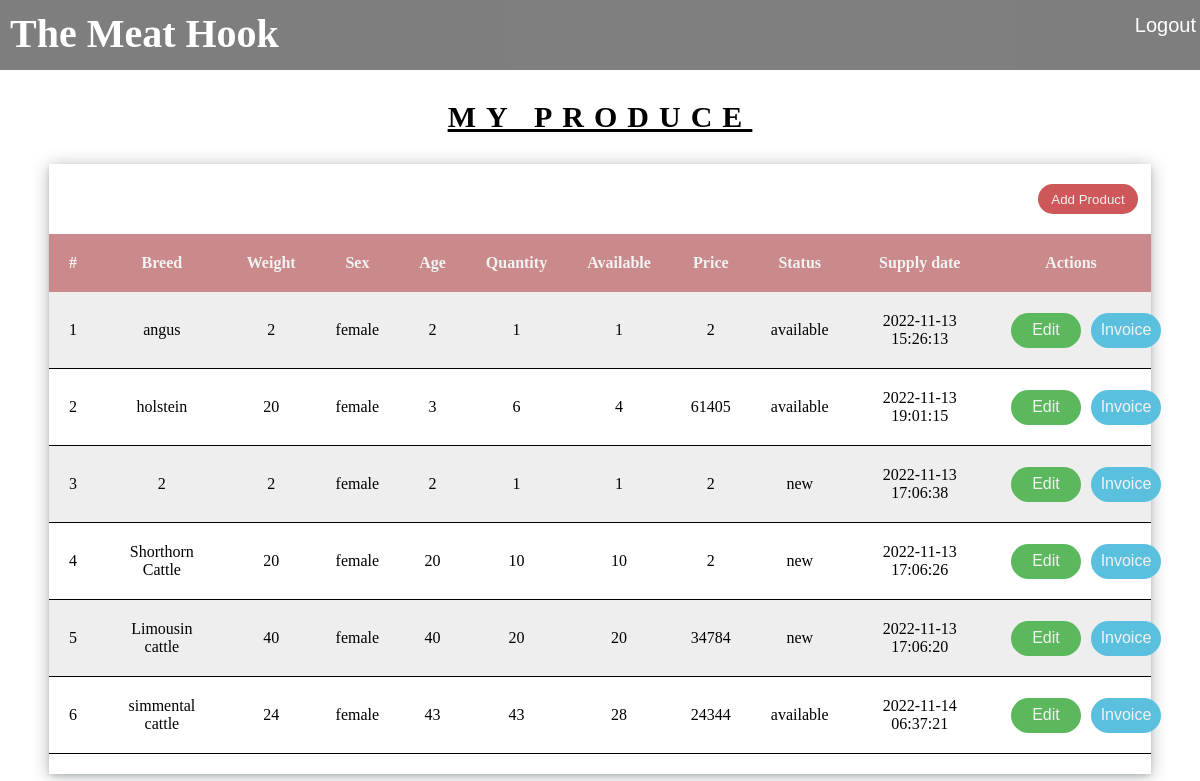
The page /supplier/index.php (signed in) on the database its author committed.
### tables this page shows
CREATE TABLE `animals` (
  `id` int(11) NOT NULL,
  `supplier` varchar(255) NOT NULL,
  `breed` varchar(255) NOT NULL,
  `weight` int(255) NOT NULL,
  `sex` varchar(255) NOT NULL,
  `age` int(255) NOT NULL,
  `number` int(255) NOT NULL,
  `available_quantity` int(255) NOT NULL,
  `price` float NOT NULL,
  `type` varchar(255) NOT NULL,
  `status` varchar(255) NOT NULL,
  `supply_date` timestamp NOT NULL DEFAULT current_timestamp() ON UPDATE current_timestamp()
);

### helpers/DbHelpers.php (called while the page is built, shortened)
<?php
function GetRelativePath($path)
{
  $npath = str_replace('\\', '/', $path);
  return str_replace('DOCUMENT_ROOT', '', $npath);
}
require(GetRelativePath(dirname(__FILE__))."../../config/db.conf.php");
class DbHelpers {
  public $db;
  public function __construct($conn) {
    $this->db = $conn;
  }
  public function getAll ($table) {
    $result = mysqli_query($this->db, "SELECT * FROM " . $table);
    if ($result) {
      return $result;
    } else {
      return 'table not found';
    }
  }
}
$db_helpers = new DbHelpers($conn);
?>

### supplier/index.php (the view, shortened to what this page needs)
<?php
include('../helpers/DbHelpers.php');
$value = $db_helpers->getAll('animals');
?>
<!DOCTYPE html>
<html>
<head>
	<link rel="stylesheet" type="text/css" href="../public/css/sstyles.css">
</head>
<body>
<div class="nav">
		<div class="nav-header">
			<div class="nav-title">
				<a href="../index.php"><b><strong> The Meat Hook</strong></b></a>
			</div>
		</div>
		<div class="nav-links">
            <div class="div_logout">
                <form method="post" action="../app/auth/Logout.php">
                    <button type="submit" name="logout" class="logout">Logout</button>
                </form>
            </div>
		</div>
	</div>
<div class="paragraph produce">
    <p>My Produce</p>
</div>
	<div class="index">
        <div class="addp">
            <a href="../supplier/supply.php"><button class="btnClass">Add Product</button></a>
        </div>
        <div class="supplierTable">
            <table>
            <tr>
                <th>#</th>
                <th>Breed</th>
                <th>Weight</th>
                <th>Sex</th>
                <th>Age</th>
                <th>Quantity</th>
                <th>Available</th>
                <th>Price</th>
                <th>Status</th>
                <th>Supply date</th>
                <th>Actions</th>
            </tr>
            <?php while($product = mysqli_fetch_assoc($value)) :?>
            <tr>
                <td><?= $product['id']; ?></td>
                <td><?= $product['breed']; ?></td>
                <td><?= $product['weight']; ?></td>
                <td><?= $product['sex']; ?></td>
                <td><?= $product['age']; ?></td>
                <td><?= $product['number']; ?></td>
                <td><?= $product['available_quantity']; ?></td>
                <td><?= $product['price']; ?></td>
                <td><?= $product['status']; ?></td>
                <td><?= $product['supply_date']; ?></td>
                <td>
                    <div class="td1">
                        <?php
                            $base64UrlString = base64_encode(json_encode(array_merge($product, ['isEdit' => true])));
                        ?>
                        <div class="flex-box">
                            <a href="supply.php?edit=<?=$base64UrlString;?>"><button class= "receipt_btn"> Edit</button></a>
                        </div>
                        <div class="action1">
                            <a href="invoice.php?edit=<?=$base64UrlString;?>"><button class=" receipt_btn invoice_btn"> Invoice</button></a>
                        </div>
                    </div>
                </td>
            </tr>
            <?php endwhile; ?>
            </table>
        </div>
	</div>
</body>
</html>

### public/css/sstyles.css (style rules this page uses)
body { margin: 0; }
.nav { height: 70px; width: 100%; background-color: #000000; position: relative; opacity: 0.5; }
.nav-title >a { text-decoration: none; color: #ffffff; font-size: 40px; }
.nav > .nav-header { display: inline; }
.nav > .nav-header > .nav-title { display: inline-block; font-size: 22px; color: #fff; padding: 10px 10px 10px 10px; }
.nav > .nav-links { display: flex; float: right; font-size: 25px; }
form { text-align: center; }
.logout { color: #ffffff; width: 100%; padding: 4px; background: none; font-size: 20px; margin: 10px 0; border: none; outline: none; }
.btnClass { background-color: #cd5759; color: #f2f2f2; border-radius: 20px; border: none; outline: none; height: 30px; width: 100px; }
.index { margin: auto; width: 93%; }
.addp { float: right; width: 100px; padding: 20px; }
.supplierTable { margin: 10px 7px 100px; padding-bottom: 20px; box-shadow: rgba(14, 30, 37, 0.12) 0px 2px 4px 0px, rgba(14, 30, 37, 0.32) 0px 2px 16px 0px; }
.supplierTable >table { border-collapse: collapse; width: 100%; height: 70px; text-align: center; margin: auto; }
th, td { padding: 20px; border-bottom: 1px solid #000; }
th { background-color: #ca8a8b; color: #f2f2f2; }
tr:nth-child(even) { background-color: #eeeeee; }
.paragraph { text-align: center; font-size: 30px; font-weight: 600; letter-spacing: 1em; text-transform:uppercase; text-decoration: underline; }
.paragraph, .produce { letter-spacing: 10px !important; }
.td1 { display: flex; width: 120px; }
td .action1 { padding-left: 10px; }
.receipt_btn { background-color: #5cb85c; color: #f2f2f2; border-radius: 20px; border: none; outline: none; height: 35px; width: 70px; font-size: 16px; cursor: pointer; }
.invoice_btn { background-color: #5bc0de; }
.Table td, th { border: none; }

### rows shown on the page
animals: id "1", breed "angus", weight "2", sex "female", age "2", number "1", available_quantity "1", price "2", status "available", supply_date "2022-11-13 15:26:13"
animals: id "2", breed "holstein", weight "20", sex "female", age "3", number "6", available_quantity "4", price "61405", status "available", supply_date "2022-11-13 19:01:15"
animals: id "3", breed "2", weight "2", sex "female", age "2", number "1", available_quantity "1", price "2", status "new", supply_date "2022-11-13 17:06:38"
animals: id "4", breed "Shorthorn Cattle", weight "20", sex "female", age "20", number "10", available_quantity "10", price "2", status "new", supply_date "2022-11-13 17:06:26"
animals: id "5", breed "Limousin cattle", weight "40", sex "female", age "40", number "20", available_quantity "20", price "34784", status "new", supply_date "2022-11-13 17:06:20"
animals: id "6", breed "simmental cattle", weight "24", sex "female", age "43", number "43", available_quantity "28", price "24344", status "available", supply_date "2022-11-14 06:37:21"
